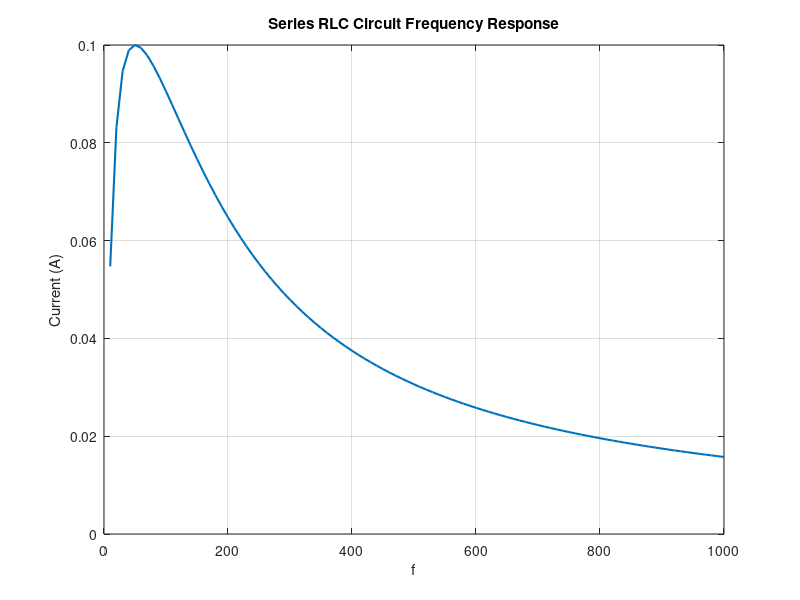

The MATLAB script that drew this image:




R = 100;
L = 0.1;
C = 100e-6;

f = 10:10:1000;
w = 2*pi*f;

XL = w*L;
XC = 1./(w*C);

Z = sqrt(R^2 + (XL - XC).^2);

V = 10;
I = V./Z;

plot(f, I, 'LineWidth', 1.5);

grid on;
xlabel('f');
ylabel('Current (A)');
title('Series RLC Circuit Frequency Response');
